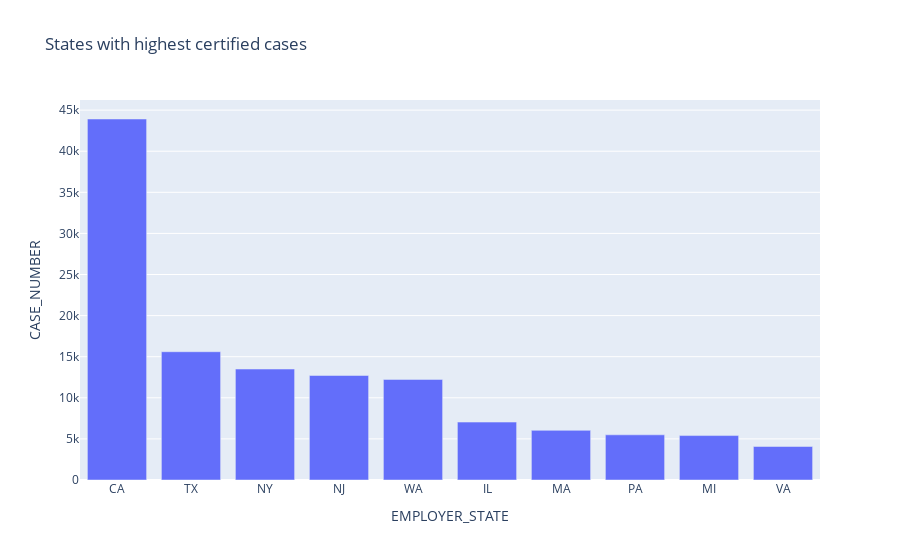

Notebook code for this chart:
### Markdown cell above
Plotted approvals vs denied from 2017 - 2021. Plotted subplots with multiple pie charts for every year. In the year 2018, highest number of H1B cases were denied. 1 out of every 4 application was denied. While 2018 was the year with highest denial rate, 2020 and 2021 have highest approval rate. It might be due to various reasons such as Presidential elections, change in government etc.

### Code cell
h1b_df_c = h1b_df[h1b_df["CASE_STATUS"]=="Certified"]
h1b_df_c = h1b_df_c.groupby("EMPLOYER_STATE")["CASE_NUMBER"].count().sort_values(ascending=False).reset_index().head(10)
fig = px.bar(h1b_df_c, x='EMPLOYER_STATE', y='CASE_NUMBER', title="States with highest certified cases")
fig.show()

### Figure 1 — Plotly figure (JSON) as saved in the notebook; plotly's stock layout.template omitted (floating-point values rounded to 4 significant figures)
{"data": [{"alignmentgroup": "True", "hovertemplate": "EMPLOYER_STATE=%{x}<br>CASE_NUMBER=%{y}<extra></extra>", "legendgroup": "", "marker": {"color": "#636efa", "pattern": {"shape": ""}}, "name": "", "offsetgroup": "", "orientation": "v", "showlegend": false, "textposition": "auto", "type": "bar", "x": ["CA", "TX", "NY", "NJ", "WA", "IL", "MA", "PA", "MI", "VA"], "xaxis": "x", "y": [43920, 15606, 13499, 12715, 12238, 7047, 6040, 5497, 5405, 4077], "yaxis": "y"}], "layout": {"barmode": "relative", "legend": {"tracegroupgap": 0}, "title": {"text": "States with highest certified cases"}, "xaxis": {"anchor": "y", "domain": [0, 1], "title": {"text": "EMPLOYER_STATE"}}, "yaxis": {"anchor": "x", "domain": [0, 1], "title": {"text": "CASE_NUMBER"}}}}
